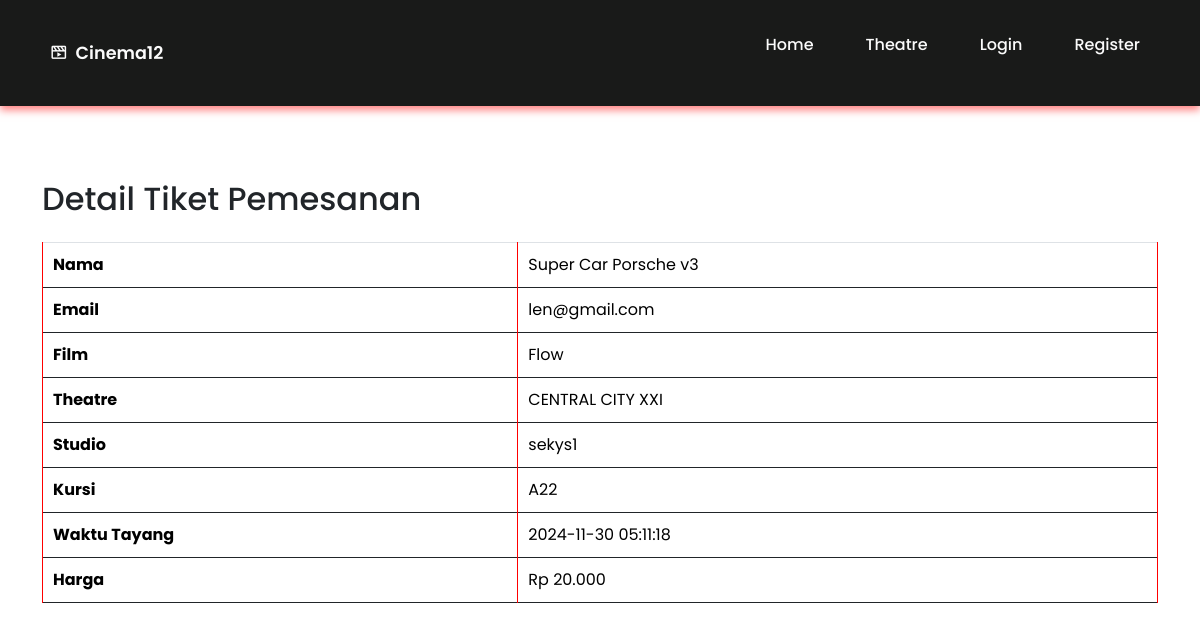
The app's page /tiket_berhasil.php?penjualan_id=7 with its own data.
### tables this page shows
CREATE TABLE `tickets` (
  `idtiket` int(11) NOT NULL,
  `movie_id` int(11) NOT NULL,
  `jadwal_id` int(11) NOT NULL,
  `customer_name` varchar(255) DEFAULT NULL,
  `customer_email` varchar(255) DEFAULT NULL,
  `seat_number` varchar(10) DEFAULT NULL,
  `price` decimal(10,2) NOT NULL,
  `created_at` timestamp NOT NULL DEFAULT current_timestamp(),
  `user_id` int(11) DEFAULT NULL,
  `ticket_code` varchar(255) DEFAULT NULL,
  `refund_status` enum('Ya','Tidak') DEFAULT 'Tidak'
);

CREATE TABLE `movies` (
  `id` int(11) NOT NULL,
  `title` varchar(255) NOT NULL,
  `synopsis` text DEFAULT NULL,
  `duration` int(11) NOT NULL,
  `genre` varchar(100) DEFAULT NULL,
  `poster_url` varchar(255) DEFAULT NULL,
  `trailer_url` varchar(255) DEFAULT NULL,
  `Tahun_Rilis` int(11) DEFAULT NULL
);

CREATE TABLE `theatres` (
  `id` int(11) NOT NULL,
  `name` varchar(255) NOT NULL,
  `location` varchar(255) DEFAULT NULL,
  `contact` varchar(100) DEFAULT NULL,
  `created_at` timestamp NOT NULL DEFAULT current_timestamp(),
  `updated_at` timestamp NOT NULL DEFAULT current_timestamp() ON UPDATE current_timestamp(),
  `kapasitas` int(11) DEFAULT NULL
);

CREATE TABLE `studio` (
  `id_studio` int(11) NOT NULL,
  `id_theatres` int(11) NOT NULL,
  `nama_studio` varchar(255) NOT NULL,
  `kapasitas` int(11) NOT NULL
);

CREATE TABLE `jadwal` (
  `id` int(11) NOT NULL,
  `movie_id` int(11) NOT NULL,
  `theatre_id` int(11) NOT NULL,
  `show_time` datetime DEFAULT NULL,
  `show_time2` datetime DEFAULT NULL,
  `show_time3` datetime DEFAULT NULL,
  `show_time4` datetime DEFAULT NULL,
  `price` decimal(10,2) NOT NULL,
  `created_at` timestamp NOT NULL DEFAULT current_timestamp(),
  `updated_at` timestamp NOT NULL DEFAULT current_timestamp() ON UPDATE current_timestamp(),
  `kapasitas_kursi` int(11) DEFAULT NULL,
  `studio_id` int(11) DEFAULT NULL
);

### tiket_berhasil.php (the view, shortened to what this page needs)
<?php
include 'koneksi.php';
$penjualan_id = $_GET['penjualan_id'];
$query = "SELECT t.customer_name, t.customer_email, t.seat_number, t.price,
                 j.show_time, m.title AS film, s.nama_studio, th.name AS theatre
          FROM tickets t
          JOIN penjualan p ON t.jadwal_id = p.jadwal_id
          JOIN jadwal j ON t.jadwal_id = j.id
          JOIN movies m ON t.movie_id = m.id
          JOIN studio s ON j.studio_id = s.id_studio
          JOIN theatres th ON j.theatre_id = th.id
          WHERE p.id_penjualan = ?
          ORDER BY t.idtiket DESC";
$stmt = $db->prepare($query);
$stmt->bind_param("i", $penjualan_id);
$stmt->execute();
$result = $stmt->get_result();
if ($result->num_rows > 0) {
    $ticket = $result->fetch_assoc();
} else {
    die("Data tiket tidak ditemukan.");
}
?>
<!DOCTYPE html>
<html lang="en">
<head>
    <link rel="stylesheet" href="https://cdn.jsdelivr.net/npm/bootstrap@5.3.3/dist/css/bootstrap.min.css">
    <link rel="stylesheet" href="user.css">
</head>
<body>
    <?php include "Layout/header.php"; ?>
    <div class="container container-fluid" >
        <h2>Detail Tiket Pemesanan</h2>
        <table class="table table-bordered mt-4">
            <tr>
                <th>Nama</th>
                <td><?php echo htmlspecialchars($ticket['customer_name']); ?></td>
            </tr>
            <tr>
                <th>Email</th>
                <td><?php echo htmlspecialchars($ticket['customer_email']); ?></td>
            </tr>
            <tr>
                <th>Film</th>
                <td><?php echo htmlspecialchars($ticket['film']); ?></td>
            </tr>
            <tr>
                <th>Theatre</th>
                <td><?php echo htmlspecialchars($ticket['theatre']); ?></td>
            </tr>
            <tr>
                <th>Studio</th>
                <td><?php echo htmlspecialchars($ticket['nama_studio']); ?></td>
            </tr>
            <tr>
                <th>Kursi</th>
                <td><?php echo htmlspecialchars($ticket['seat_number']); ?></td>
            </tr>
            <tr>
                <th>Waktu Tayang</th>
                <td><?php echo htmlspecialchars($ticket['show_time']); ?></td>
            </tr>
            <tr>
                <th>Harga</th>
                <td><?php echo "Rp " . number_format($ticket['price'], 0, ',', '.'); ?></td>
            </tr>
        </table>
    </div>
</body>
</html>

### user.css (style rules this page uses)
* { font-family: 'Poppins', sans-serif; box-sizing: border-box; text-decoration: none !important; list-style: none; margin: 0; padding: 0; }
:root { --main-color:#4E9F3D; --text-color:#FBFBFB; --bg-color:#191A19; }
.table { width: 100%; border-collapse: collapse; border-bottom: 1px solid; }
.table th, .table td { padding: 10px; text-align: left; border-color: red; }

### tiket_berhasil.php (style rules this page uses)
.container { margin-top:180px; }

### records on screen
tickets: customer_name "Super Car Porsche v3", customer_email "len@gmail.com", seat_number "A22", price "20.000"
movies: title "Flow"
theatres: name "CENTRAL CITY XXI"
studio: nama_studio "sekys1"
jadwal: show_time "2024-11-30 05:11:18"
